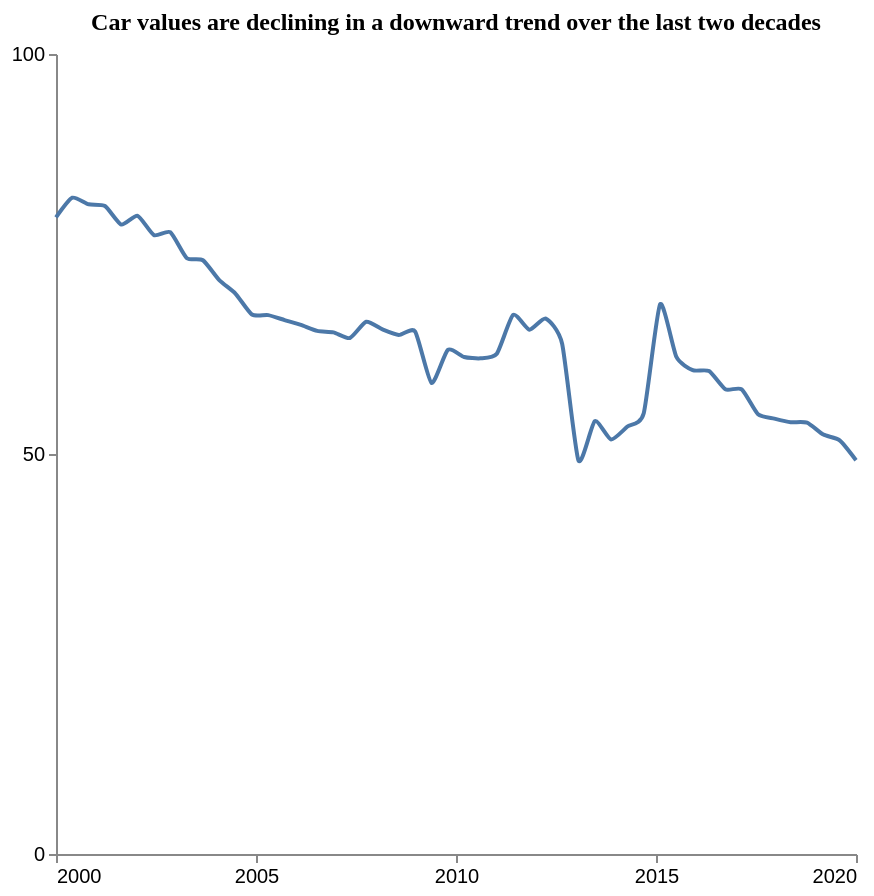

Express this chart as Vega-Lite.
### Vega-Lite specification from a JSON file in a GitHub repository (floating-point values rounded to 4 significant figures)
{"$schema": "https://vega.github.io/schema/vega-lite/v5.json", "description": "Pattern: Downward", "data": {"values": [{"X": 2000.0, "Y": 79.58}, {"X": 2000.0, "Y": 82.03}, {"X": 2001.0, "Y": 81.21}, {"X": 2001.0, "Y": 81.01}, {"X": 2002.0, "Y": 78.68}, {"X": 2002.0, "Y": 79.77}, {"X": 2002.0, "Y": 77.36}, {"X": 2003.0, "Y": 77.72}, {"X": 2003.0, "Y": 74.51}, {"X": 2004.0, "Y": 74.22}, {"X": 2004.0, "Y": 71.74}, {"X": 2004.0, "Y": 70.03}, {"X": 2005.0, "Y": 67.44}, {"X": 2005.0, "Y": 67.36}, {"X": 2006.0, "Y": 66.74}, {"X": 2006.0, "Y": 66.14}, {"X": 2007.0, "Y": 65.39}, {"X": 2007.0, "Y": 65.21}, {"X": 2007.0, "Y": 64.5}, {"X": 2008.0, "Y": 66.53}, {"X": 2008.0, "Y": 65.57}, {"X": 2009.0, "Y": 64.88}, {"X": 2009.0, "Y": 65.3}, {"X": 2009.0, "Y": 58.88}, {"X": 2010.0, "Y": 63.02}, {"X": 2010.0, "Y": 62.13}, {"X": 2011.0, "Y": 61.96}, {"X": 2011.0, "Y": 62.53}, {"X": 2011.0, "Y": 67.39}, {"X": 2012.0, "Y": 65.54}, {"X": 2012.0, "Y": 66.93}, {"X": 2013.0, "Y": 63.79}, {"X": 2013.0, "Y": 49.2}, {"X": 2013.0, "Y": 54.1}, {"X": 2014.0, "Y": 51.82}, {"X": 2014.0, "Y": 53.43}, {"X": 2015.0, "Y": 55.1}, {"X": 2015.0, "Y": 68.71}, {"X": 2016.0, "Y": 62.13}, {"X": 2016.0, "Y": 60.47}, {"X": 2016.0, "Y": 60.36}, {"X": 2017.0, "Y": 58.09}, {"X": 2017.0, "Y": 58.09}, {"X": 2018.0, "Y": 54.97}, {"X": 2018.0, "Y": 54.43}, {"X": 2018.0, "Y": 53.98}, {"X": 2019.0, "Y": 53.92}, {"X": 2019.0, "Y": 52.42}, {"X": 2020.0, "Y": 51.7}, {"X": 2020.0, "Y": 49.23}]}, "mark": {"type": "line", "interpolate": "cardinal", "tension": 0.4}, "encoding": {"x": {"field": "X", "type": "quantitative", "title": "", "axis": {"grid": false, "format": "d", "values": [2000, 2005, 2010, 2015, 2020], "tickSize": 4}, "scale": {"domain": [2000, 2020]}}, "y": {"field": "Y", "type": "quantitative", "title": "", "axis": {"grid": false, "format": "d", "values": [0, 50, 100], "tickSize": 4, "tickOpacity": 1}, "scale": {"domain": [0, 100]}}}, "title": {"text": "Car values are declining in a downward trend over the last two decades", "anchor": "middle", "font": "Tahoma", "fontSize": 12}, "config": {"lineBreak": "^", "view": {"stroke": null}}, "height": 400, "width": 400, "autosize": "pad"}
